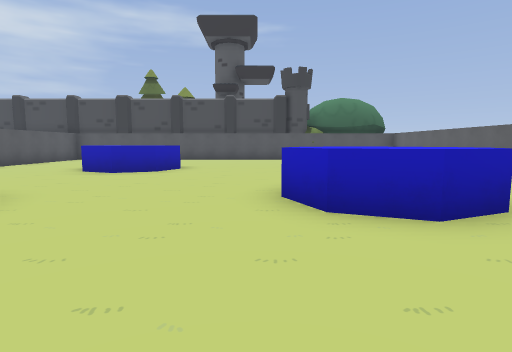
[1] (above)

13 first-person views from a walk through a level from a Godot 3-D game. The camera is 1.5 m above the floor, tilts 6° down and sees 80° across. The floor is counted in squares, 2 m on a side. Each view is taken from the middle of a square. On the plan, view 1 faces up. The plan holds only what a view shows up to about 10 squares ahead; the rest is blank. The place goes on beyond the plan. Flat picture figures and markers are not drawn.

[2]
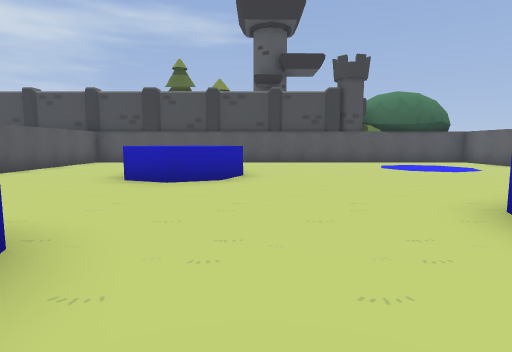

[3]
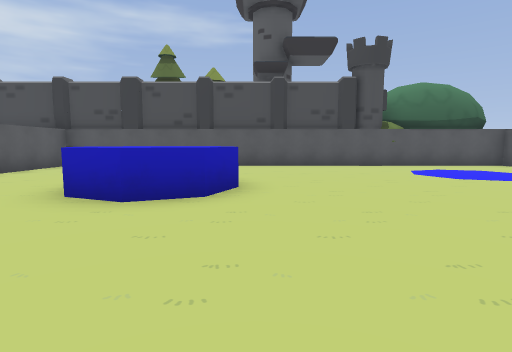

[4]
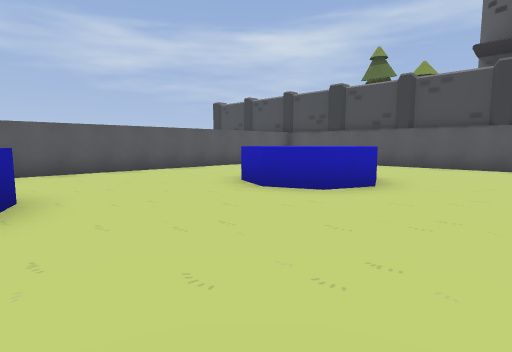

[5]
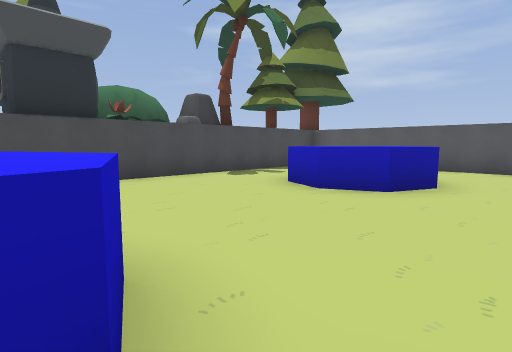

[6]
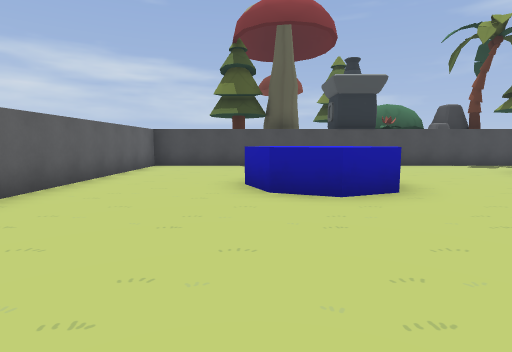

[7]
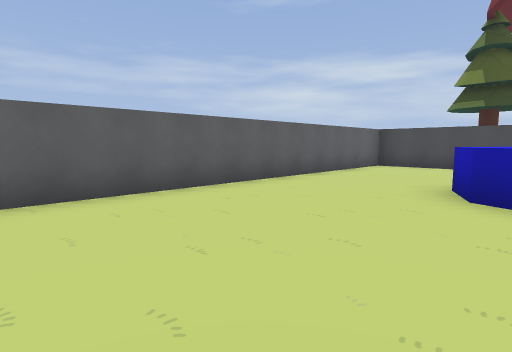

[8]
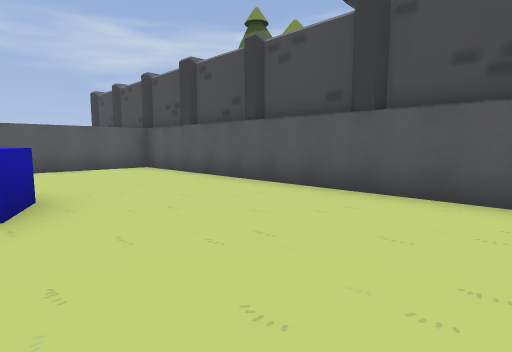

[9]
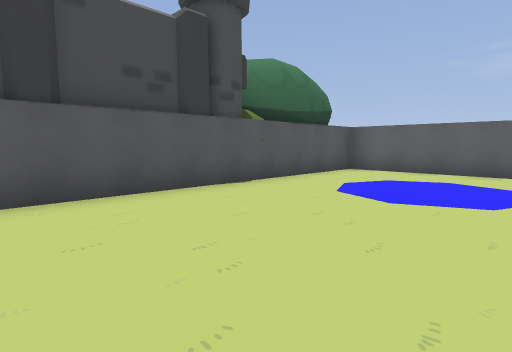

[10]
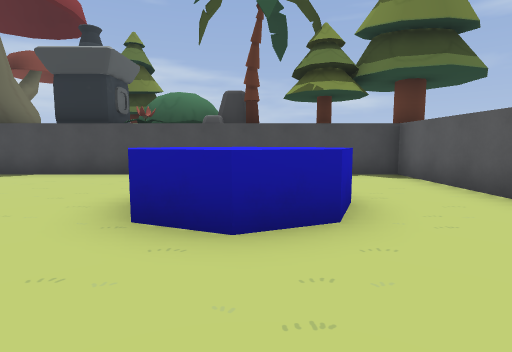

[11]
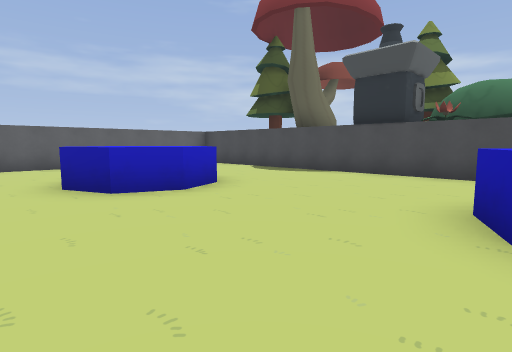

[12]
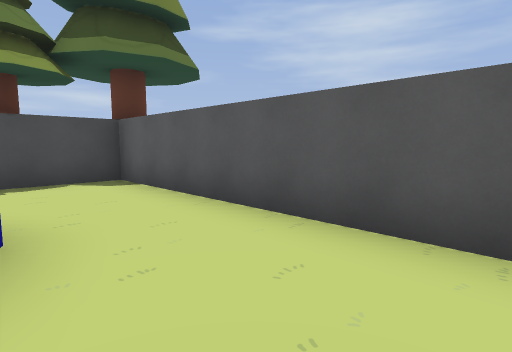

[13]
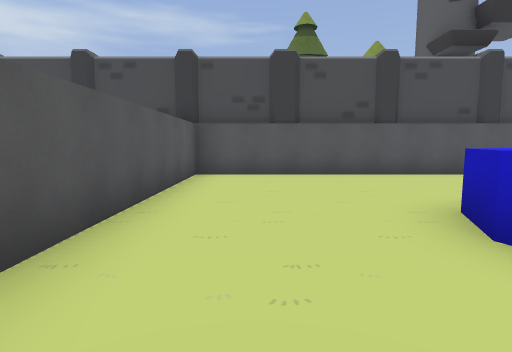

### Floor plan
Key: @ floor where view 1 was taken; # wall or solid block; . floor; ^ raised ledge.
Columns run from 9 left of view 1 to 7 right of it. Each row starts with its distance up from view 1.
 15 #################
 14 #...............#
 13 #...............#
 12 #...............#
 11 #...............#
 10 #...^^^.........#
  9 #...^^^.........#
  8 #....^..........#
  7 #...............#
  6 #...............#
  5 #.........^^^...#
  4 #..^^^....^^^...#
  3 #..^^^.....^....#
  2 #... ^..........#
  1 #...............#
  0 #........@......#
 -1 #################

Where each view was taken, in squares from view 1:
view 1: 0 up, 0 right, facing up
view 2: 2 up, 2 left, facing up
view 3: 4 up, 2 left, facing up
view 4: 4 up, 0 right, facing up-left
view 5: 6 up, 1 right, facing down-left
view 6: 10 up, 3 right, facing down
view 7: 10 up, 2 right, facing down-right
view 8: 10 up, 1 right, facing up-left
view 9: 10 up, 2 left, facing up-right
view 10: 7 up, 5 left, facing down
view 11: 7 up, 4 left, facing down-right
view 12: 6 up, 6 left, facing down-left
view 13: 7 up, 7 left, facing up
